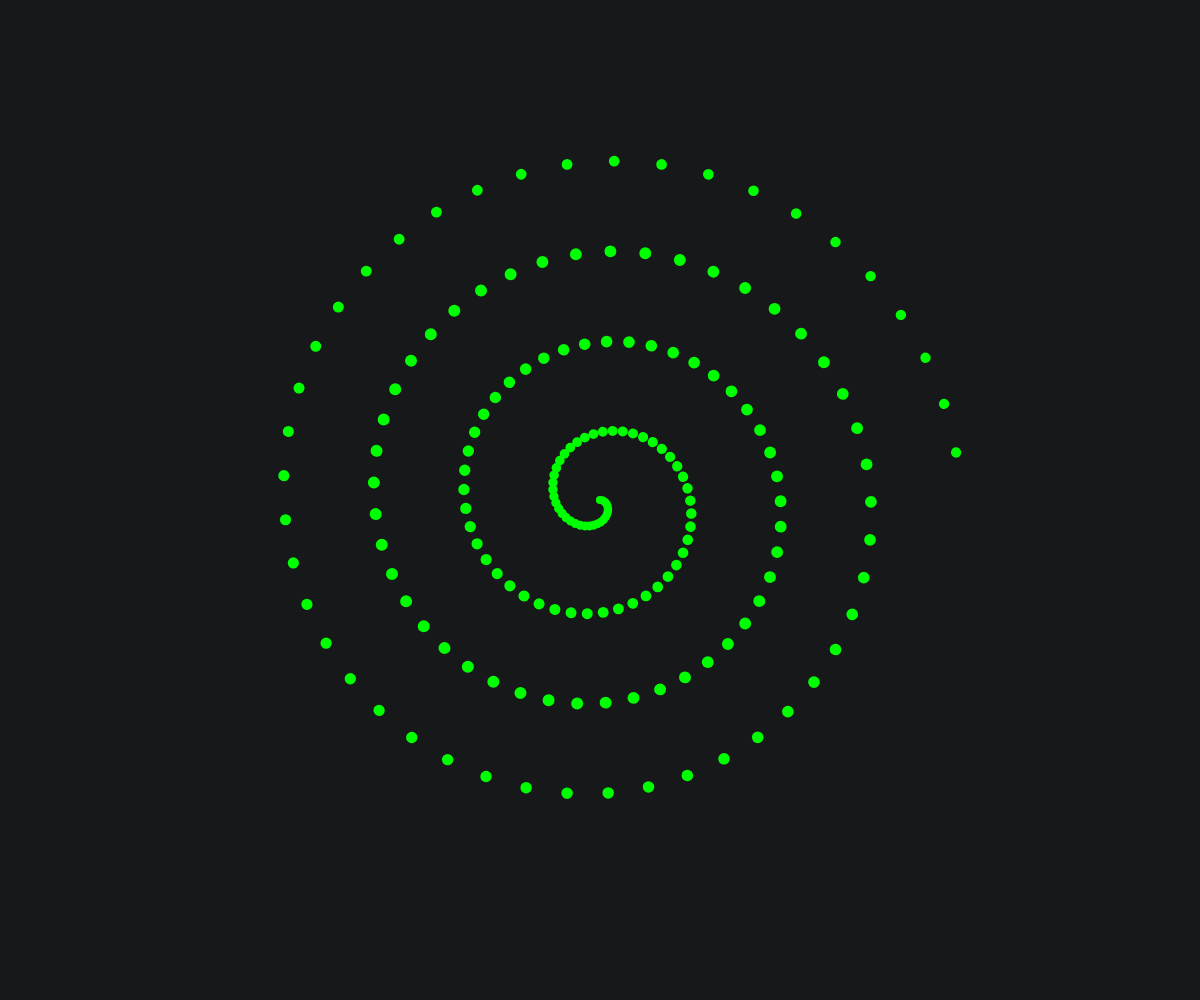
Frame 1 (no input)
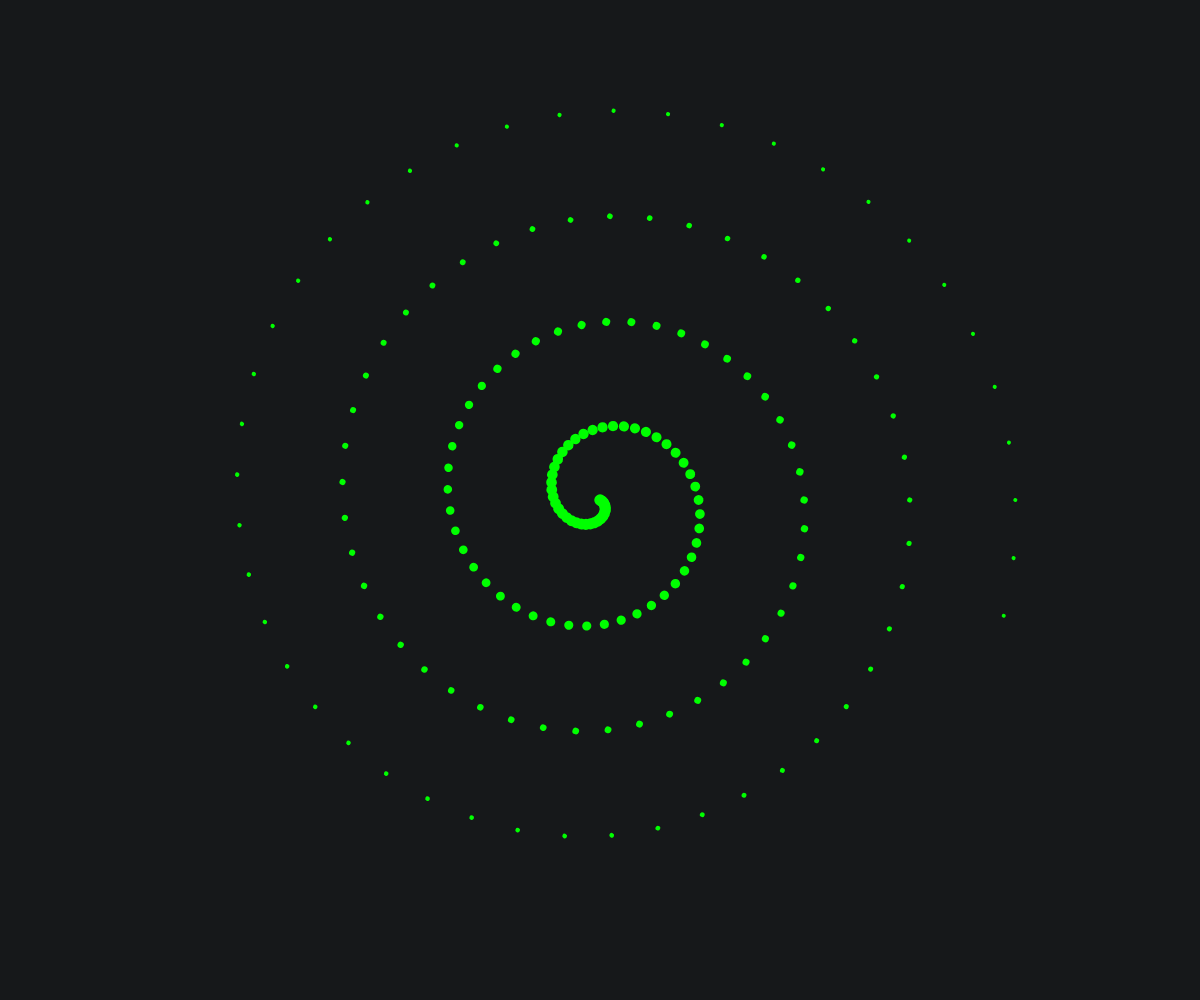
Frame 60 (no input)
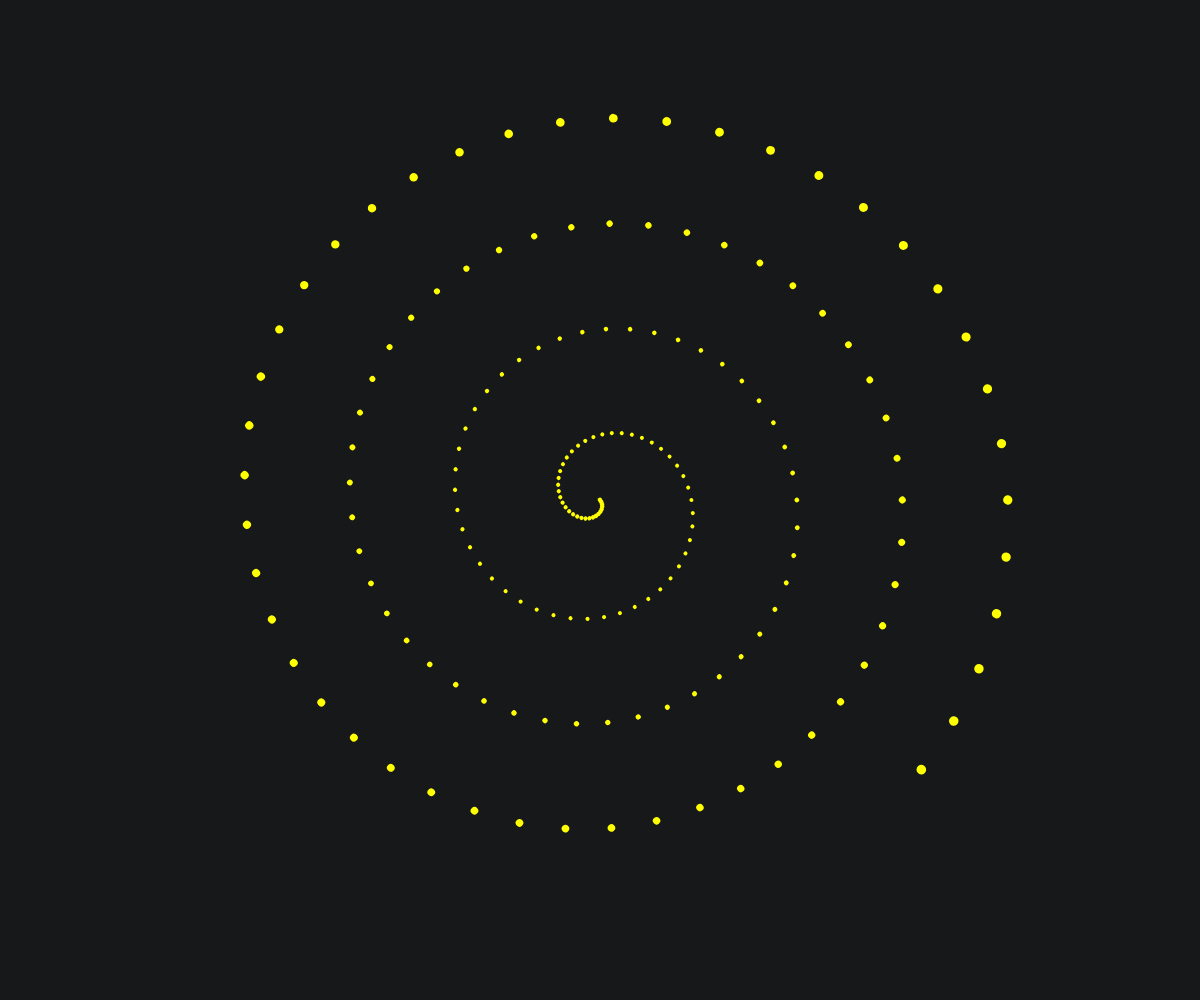
Frame 120 (the mouse pressed at the canvas centre since frame 60)

The p5.js sketch that drew these frames (run headless with seeded random() and noise() and a simulated clock; from frame 60 on, the mouse is pressed at the canvas centre):

// p5.js sketch
// ── sketch.js
let rotacaoAtual = 0;
let tamanhoBase = 0.25; 
let impulsoRecolher = 0; // Controla o efeito de recolher rápido

function setup() {
  createCanvas(windowWidth, windowHeight);
  angleMode(DEGREES);
}

function draw() {
  background(22, 24, 26); // Cizento muito escuro
  
  translate(width / 2, height / 2); // Centraliza a espiral no ecrã

  // Rotação lenta
  rotacaoAtual += 0.4; 
  rotate(rotacaoAtual); 

  // --- 1. CORES DOS 4 QUADRANTES ---
  if (mouseX < width / 2 && mouseY < height / 2) {
    fill(0, 255, 0);   // Topo-Esquerdo: Verde
  } 
  else if (mouseX >= width / 2 && mouseY < height / 2) {
    fill(255, 0, 0);   // Topo-Direito: Vermelho
  } 
  else if (mouseX < width / 2 && mouseY >= height / 2) {
    fill(0, 0, 255);   // Fundo-Esquerdo: Azul
  } 
  else {
    fill(255, 255, 0); // Fundo-Direito: Amarelo
  }

  noStroke(); // Remove o contorno das bolinhas

  // O impulso vai diminuindo gradualmente a cada frame até voltar a 0 (efeito mola)
  impulsoRecolher = lerp(impulsoRecolher, 0, 0.1);

  // Respiração normal combinada com o impulso de recolher
  let fatorTamanho = tamanhoBase + sin(frameCount * 1) * 0.05 - impulsoRecolher;

  // Garante que o tamanho não fica negativo
  if (fatorTamanho < 0.02) {
    fatorTamanho = 0.02;
  }

  // Desenhar a espiral usando bolinhas
  for (let a = 0; a < 1440; a += 8) {
    let r = a * fatorTamanho;
    let x = r * cos(a);
    let y = r * sin(a);
    
    // Pulsação das bolinhas individuais
    let tamanhoBolinha = 8 + sin(frameCount * 2 + a * 0.1) * 4;

    ellipse(x, y, tamanhoBolinha, tamanhoBolinha); 
  }
}

// --- 2. CLICAR NO CENTRO PARA DAR O IMPULSO DE RECOLHER ---
function mousePressed() {
  // Mede a distância do rato ao centro do ecrã
  let distanciaAoCentro = dist(mouseX, mouseY, width / 2, height / 2);

  // Se clicares bem no centro (raio de 60 pixéis)
  if (distanciaAoCentro < 60) {
    impulsoRecolher = 0.20; // Dá um "puxão" forte para encolher de imediato!
  }
}
